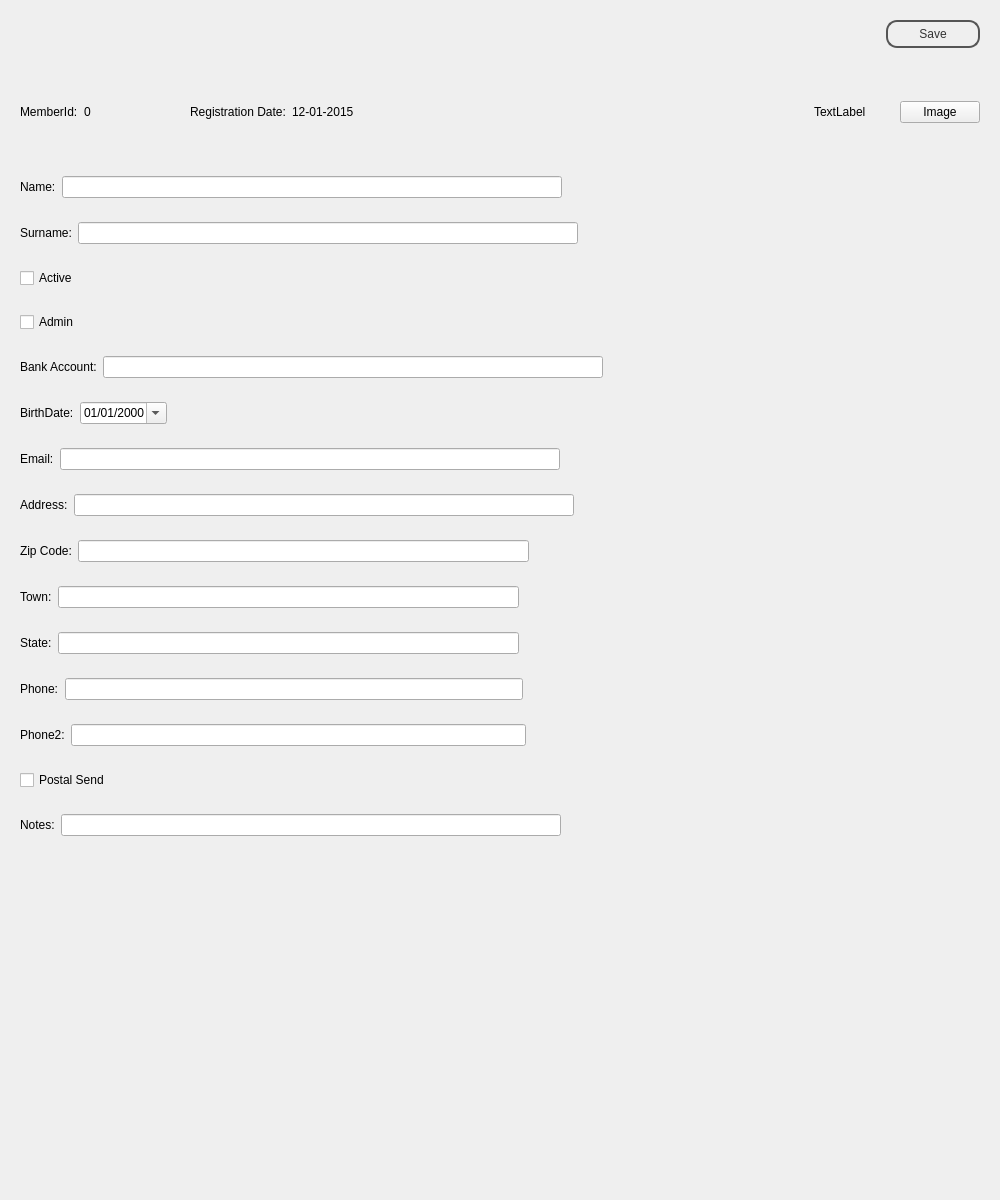
<?xml version="1.0" encoding="UTF-8"?>
<ui version="4.0">
 <class>MemberView</class>
 <widget class="QWidget" name="MemberView">
  <property name="geometry">
   <rect>
    <x>0</x>
    <y>0</y>
    <width>1000</width>
    <height>1200</height>
   </rect>
  </property>
  <property name="sizePolicy">
   <sizepolicy hsizetype="Preferred" vsizetype="Minimum">
    <horstretch>0</horstretch>
    <verstretch>0</verstretch>
   </sizepolicy>
  </property>
  <property name="minimumSize">
   <size>
    <width>1000</width>
    <height>1200</height>
   </size>
  </property>
  <property name="windowTitle">
   <string>Member View</string>
  </property>
  <property name="styleSheet">
   <string notr="true">#topFrame {
border: none;
background: qlineargradient(x1: 0, y1: 0, x2: 0, y2: 1,
stop: 0 #a6a6a6, stop: 0.08 #7f7f7f,
stop: 0.39999 #717171, stop: 0.4 #626262,
stop: 0.9 #4c4c4c, stop: 1 #333333);
}

#bottomFrame {
border: none;
background: white;
}

#topFrame QPushButton {
color: #333;
border: 2px solid #555;
border-radius: 11px;
padding: 5px;
background: qradialgradient(cx: 0.3, cy: -0.4,
fx: 0.3, fy: -0.4,
radius: 1.35, stop: 0 #fff, stop: 1 #888);
min-width: 80px;
}

#topFrame QPushButton:hover {
background: qradialgradient(cx: 0.3, cy: -0.4,
fx: 0.3, fy: -0.4,
radius: 1.35, stop: 0 #fff, stop: 1 #bbb);
}

#topFrame QPushButton:pressed {
background: qradialgradient(cx: 0.4, cy: -0.1,
fx: 0.4, fy: -0.1,
radius: 1.35, stop: 0 #fff, stop: 1 #ddd);
}
</string>
  </property>
  <layout class="QVBoxLayout" name="verticalLayout">
   <item>
    <widget class="QFrame" name="topFrame">
     <property name="sizePolicy">
      <sizepolicy hsizetype="Preferred" vsizetype="Fixed">
       <horstretch>0</horstretch>
       <verstretch>0</verstretch>
      </sizepolicy>
     </property>
     <property name="frameShape">
      <enum>QFrame::StyledPanel</enum>
     </property>
     <property name="frameShadow">
      <enum>QFrame::Raised</enum>
     </property>
     <layout class="QHBoxLayout" name="horizontalLayout">
      <item>
       <spacer name="horizontalSpacer">
        <property name="orientation">
         <enum>Qt::Horizontal</enum>
        </property>
        <property name="sizeHint" stdset="0">
         <size>
          <width>548</width>
          <height>20</height>
         </size>
        </property>
       </spacer>
      </item>
      <item>
       <widget class="QPushButton" name="savePushButton">
        <property name="text">
         <string>Save</string>
        </property>
       </widget>
      </item>
     </layout>
    </widget>
   </item>
   <item>
    <widget class="QWidget" name="memberIdWidget" native="true">
     <layout class="QHBoxLayout" name="horizontalLayout_4">
      <item>
       <widget class="QLabel" name="memberIdLabel">
        <property name="minimumSize">
         <size>
          <width>0</width>
          <height>0</height>
         </size>
        </property>
        <property name="maximumSize">
         <size>
          <width>16777215</width>
          <height>16777215</height>
         </size>
        </property>
        <property name="text">
         <string>MemberId:</string>
        </property>
       </widget>
      </item>
      <item>
       <widget class="QLabel" name="memberIdValueLabel">
        <property name="minimumSize">
         <size>
          <width>100</width>
          <height>0</height>
         </size>
        </property>
        <property name="maximumSize">
         <size>
          <width>100</width>
          <height>16777215</height>
         </size>
        </property>
        <property name="text">
         <string>0</string>
        </property>
       </widget>
      </item>
      <item>
       <widget class="QLabel" name="regDateLabel">
        <property name="text">
         <string>Registration Date:</string>
        </property>
       </widget>
      </item>
      <item>
       <widget class="QLabel" name="regDateValueLabel">
        <property name="minimumSize">
         <size>
          <width>200</width>
          <height>0</height>
         </size>
        </property>
        <property name="maximumSize">
         <size>
          <width>200</width>
          <height>16777215</height>
         </size>
        </property>
        <property name="text">
         <string>12-01-2015</string>
        </property>
       </widget>
      </item>
      <item>
       <spacer name="horizontalSpacer_4">
        <property name="orientation">
         <enum>Qt::Horizontal</enum>
        </property>
        <property name="sizeHint" stdset="0">
         <size>
          <width>40</width>
          <height>20</height>
         </size>
        </property>
       </spacer>
      </item>
      <item>
       <widget class="QLabel" name="imageLabel">
        <property name="sizePolicy">
         <sizepolicy hsizetype="Fixed" vsizetype="Fixed">
          <horstretch>0</horstretch>
          <verstretch>0</verstretch>
         </sizepolicy>
        </property>
        <property name="minimumSize">
         <size>
          <width>80</width>
          <height>80</height>
         </size>
        </property>
        <property name="maximumSize">
         <size>
          <width>80</width>
          <height>80</height>
         </size>
        </property>
        <property name="text">
         <string>TextLabel</string>
        </property>
       </widget>
      </item>
      <item>
       <widget class="QPushButton" name="imagePushButton">
        <property name="text">
         <string>Image</string>
        </property>
       </widget>
      </item>
     </layout>
    </widget>
   </item>
   <item>
    <widget class="QWidget" name="nameFormWidget" native="true">
     <layout class="QHBoxLayout" name="horizontalLayout_3">
      <item>
       <widget class="QLabel" name="nameLabel">
        <property name="text">
         <string>Name:</string>
        </property>
       </widget>
      </item>
      <item>
       <widget class="QLineEdit" name="nameLineEdit">
        <property name="minimumSize">
         <size>
          <width>500</width>
          <height>0</height>
         </size>
        </property>
        <property name="maximumSize">
         <size>
          <width>500</width>
          <height>16777215</height>
         </size>
        </property>
       </widget>
      </item>
      <item>
       <spacer name="horizontalSpacer_2">
        <property name="orientation">
         <enum>Qt::Horizontal</enum>
        </property>
        <property name="sizeHint" stdset="0">
         <size>
          <width>332</width>
          <height>20</height>
         </size>
        </property>
       </spacer>
      </item>
     </layout>
    </widget>
   </item>
   <item>
    <widget class="QWidget" name="memberSurnameWidget" native="true">
     <layout class="QHBoxLayout" name="horizontalLayout_6">
      <item>
       <widget class="QLabel" name="memberSurnameLabel">
        <property name="text">
         <string>Surname:</string>
        </property>
       </widget>
      </item>
      <item>
       <widget class="QLineEdit" name="memberSurnameLineEdit">
        <property name="minimumSize">
         <size>
          <width>500</width>
          <height>0</height>
         </size>
        </property>
        <property name="maximumSize">
         <size>
          <width>500</width>
          <height>16777215</height>
         </size>
        </property>
       </widget>
      </item>
      <item>
       <spacer name="horizontalSpacer_6">
        <property name="orientation">
         <enum>Qt::Horizontal</enum>
        </property>
        <property name="sizeHint" stdset="0">
         <size>
          <width>185</width>
          <height>20</height>
         </size>
        </property>
       </spacer>
      </item>
     </layout>
    </widget>
   </item>
   <item>
    <widget class="QWidget" name="activeWidget" native="true">
     <layout class="QHBoxLayout" name="horizontalLayout_2">
      <item>
       <widget class="QCheckBox" name="activeCheckBox">
        <property name="text">
         <string>Active</string>
        </property>
       </widget>
      </item>
      <item>
       <spacer name="horizontalSpacer_3">
        <property name="orientation">
         <enum>Qt::Horizontal</enum>
        </property>
        <property name="sizeHint" stdset="0">
         <size>
          <width>682</width>
          <height>20</height>
         </size>
        </property>
       </spacer>
      </item>
     </layout>
    </widget>
   </item>
   <item>
    <widget class="QWidget" name="isAdminWidget" native="true">
     <layout class="QHBoxLayout" name="horizontalLayout_7">
      <item>
       <widget class="QCheckBox" name="isAdminCheckBox">
        <property name="text">
         <string>Admin</string>
        </property>
       </widget>
      </item>
      <item>
       <spacer name="horizontalSpacer_7">
        <property name="orientation">
         <enum>Qt::Horizontal</enum>
        </property>
        <property name="sizeHint" stdset="0">
         <size>
          <width>681</width>
          <height>20</height>
         </size>
        </property>
       </spacer>
      </item>
     </layout>
    </widget>
   </item>
   <item>
    <widget class="QWidget" name="bankAccountWidget" native="true">
     <layout class="QHBoxLayout" name="horizontalLayout_12">
      <item>
       <widget class="QLabel" name="bankAccountLabel">
        <property name="text">
         <string>Bank Account:</string>
        </property>
       </widget>
      </item>
      <item>
       <widget class="QLineEdit" name="bankAccountLineEdit">
        <property name="minimumSize">
         <size>
          <width>500</width>
          <height>0</height>
         </size>
        </property>
        <property name="maximumSize">
         <size>
          <width>500</width>
          <height>16777215</height>
         </size>
        </property>
       </widget>
      </item>
      <item>
       <spacer name="horizontalSpacer_12">
        <property name="orientation">
         <enum>Qt::Horizontal</enum>
        </property>
        <property name="sizeHint" stdset="0">
         <size>
          <width>152</width>
          <height>20</height>
         </size>
        </property>
       </spacer>
      </item>
     </layout>
    </widget>
   </item>
   <item>
    <widget class="QWidget" name="birthdateWidget" native="true">
     <layout class="QHBoxLayout" name="horizontalLayout_8">
      <item>
       <widget class="QLabel" name="birthdateLabel">
        <property name="text">
         <string>BirthDate:</string>
        </property>
       </widget>
      </item>
      <item>
       <widget class="QDateEdit" name="birthdateDateEdit">
        <property name="displayFormat">
         <string>dd/MM/yyyy</string>
        </property>
        <property name="calendarPopup">
         <bool>true</bool>
        </property>
       </widget>
      </item>
      <item>
       <spacer name="horizontalSpacer_8">
        <property name="orientation">
         <enum>Qt::Horizontal</enum>
        </property>
        <property name="sizeHint" stdset="0">
         <size>
          <width>376</width>
          <height>20</height>
         </size>
        </property>
       </spacer>
      </item>
     </layout>
    </widget>
   </item>
   <item>
    <widget class="QWidget" name="emailWidget" native="true">
     <layout class="QHBoxLayout" name="horizontalLayout_16">
      <item>
       <widget class="QLabel" name="emailLabel">
        <property name="text">
         <string>Email:</string>
        </property>
       </widget>
      </item>
      <item>
       <widget class="QLineEdit" name="emailLineEdit">
        <property name="minimumSize">
         <size>
          <width>500</width>
          <height>0</height>
         </size>
        </property>
        <property name="maximumSize">
         <size>
          <width>500</width>
          <height>16777215</height>
         </size>
        </property>
       </widget>
      </item>
      <item>
       <spacer name="horizontalSpacer_16">
        <property name="orientation">
         <enum>Qt::Horizontal</enum>
        </property>
        <property name="sizeHint" stdset="0">
         <size>
          <width>208</width>
          <height>20</height>
         </size>
        </property>
       </spacer>
      </item>
     </layout>
    </widget>
   </item>
   <item>
    <widget class="QWidget" name="addressWidget" native="true">
     <layout class="QHBoxLayout" name="horizontalLayout_9">
      <item>
       <widget class="QLabel" name="addressLabel">
        <property name="text">
         <string>Address:</string>
        </property>
       </widget>
      </item>
      <item>
       <widget class="QLineEdit" name="addressLineEdit">
        <property name="minimumSize">
         <size>
          <width>500</width>
          <height>0</height>
         </size>
        </property>
        <property name="maximumSize">
         <size>
          <width>500</width>
          <height>16777215</height>
         </size>
        </property>
       </widget>
      </item>
      <item>
       <spacer name="horizontalSpacer_9">
        <property name="orientation">
         <enum>Qt::Horizontal</enum>
        </property>
        <property name="sizeHint" stdset="0">
         <size>
          <width>190</width>
          <height>20</height>
         </size>
        </property>
       </spacer>
      </item>
     </layout>
    </widget>
   </item>
   <item>
    <widget class="QWidget" name="zipCodeWidget" native="true">
     <layout class="QHBoxLayout" name="horizontalLayout_10">
      <item>
       <widget class="QLabel" name="zipCodeLabel">
        <property name="text">
         <string>Zip Code:</string>
        </property>
       </widget>
      </item>
      <item>
       <widget class="QLineEdit" name="zipCodeLineEdit"/>
      </item>
      <item>
       <spacer name="horizontalSpacer_10">
        <property name="orientation">
         <enum>Qt::Horizontal</enum>
        </property>
        <property name="sizeHint" stdset="0">
         <size>
          <width>341</width>
          <height>20</height>
         </size>
        </property>
       </spacer>
      </item>
     </layout>
    </widget>
   </item>
   <item>
    <widget class="QWidget" name="townWidget" native="true">
     <layout class="QHBoxLayout" name="horizontalLayout_11">
      <item>
       <widget class="QLabel" name="townLabel">
        <property name="text">
         <string>Town:</string>
        </property>
       </widget>
      </item>
      <item>
       <widget class="QLineEdit" name="townLineEdit"/>
      </item>
      <item>
       <spacer name="horizontalSpacer_11">
        <property name="orientation">
         <enum>Qt::Horizontal</enum>
        </property>
        <property name="sizeHint" stdset="0">
         <size>
          <width>352</width>
          <height>20</height>
         </size>
        </property>
       </spacer>
      </item>
     </layout>
    </widget>
   </item>
   <item>
    <widget class="QWidget" name="stateWidget" native="true">
     <layout class="QHBoxLayout" name="horizontalLayout_13">
      <item>
       <widget class="QLabel" name="stateLabel">
        <property name="text">
         <string>State:</string>
        </property>
       </widget>
      </item>
      <item>
       <widget class="QLineEdit" name="stateLineEdit"/>
      </item>
      <item>
       <spacer name="horizontalSpacer_13">
        <property name="orientation">
         <enum>Qt::Horizontal</enum>
        </property>
        <property name="sizeHint" stdset="0">
         <size>
          <width>353</width>
          <height>20</height>
         </size>
        </property>
       </spacer>
      </item>
     </layout>
    </widget>
   </item>
   <item>
    <widget class="QWidget" name="phoneWidget" native="true">
     <layout class="QHBoxLayout" name="horizontalLayout_14">
      <item>
       <widget class="QLabel" name="phoneLabel">
        <property name="text">
         <string>Phone:</string>
        </property>
       </widget>
      </item>
      <item>
       <widget class="QLineEdit" name="phoneLineEdit"/>
      </item>
      <item>
       <spacer name="horizontalSpacer_14">
        <property name="orientation">
         <enum>Qt::Horizontal</enum>
        </property>
        <property name="sizeHint" stdset="0">
         <size>
          <width>349</width>
          <height>20</height>
         </size>
        </property>
       </spacer>
      </item>
     </layout>
    </widget>
   </item>
   <item>
    <widget class="QWidget" name="phone2Widget" native="true">
     <layout class="QHBoxLayout" name="horizontalLayout_15">
      <item>
       <widget class="QLabel" name="phone2Label">
        <property name="text">
         <string>Phone2:</string>
        </property>
       </widget>
      </item>
      <item>
       <widget class="QLineEdit" name="phone2LineEdit"/>
      </item>
      <item>
       <spacer name="horizontalSpacer_15">
        <property name="orientation">
         <enum>Qt::Horizontal</enum>
        </property>
        <property name="sizeHint" stdset="0">
         <size>
          <width>345</width>
          <height>20</height>
         </size>
        </property>
       </spacer>
      </item>
     </layout>
    </widget>
   </item>
   <item>
    <widget class="QWidget" name="postalSendWidget" native="true">
     <layout class="QHBoxLayout" name="horizontalLayout_17">
      <item>
       <widget class="QCheckBox" name="postalSendCheckBox">
        <property name="text">
         <string>Postal Send</string>
        </property>
       </widget>
      </item>
      <item>
       <spacer name="horizontalSpacer_17">
        <property name="orientation">
         <enum>Qt::Horizontal</enum>
        </property>
        <property name="sizeHint" stdset="0">
         <size>
          <width>645</width>
          <height>20</height>
         </size>
        </property>
       </spacer>
      </item>
     </layout>
    </widget>
   </item>
   <item>
    <widget class="QWidget" name="notesWidget" native="true">
     <layout class="QHBoxLayout" name="horizontalLayout_18">
      <item>
       <widget class="QLabel" name="notesLabel">
        <property name="text">
         <string>Notes:</string>
        </property>
       </widget>
      </item>
      <item>
       <widget class="QLineEdit" name="notesLineEdit">
        <property name="minimumSize">
         <size>
          <width>500</width>
          <height>0</height>
         </size>
        </property>
        <property name="maximumSize">
         <size>
          <width>500</width>
          <height>16777215</height>
         </size>
        </property>
       </widget>
      </item>
      <item>
       <spacer name="horizontalSpacer_18">
        <property name="orientation">
         <enum>Qt::Horizontal</enum>
        </property>
        <property name="sizeHint" stdset="0">
         <size>
          <width>204</width>
          <height>20</height>
         </size>
        </property>
       </spacer>
      </item>
     </layout>
    </widget>
   </item>
   <item>
    <spacer name="verticalSpacer">
     <property name="orientation">
      <enum>Qt::Vertical</enum>
     </property>
     <property name="sizeHint" stdset="0">
      <size>
       <width>20</width>
       <height>40</height>
      </size>
     </property>
    </spacer>
   </item>
  </layout>
 </widget>
 <resources/>
 <connections/>
</ui>
